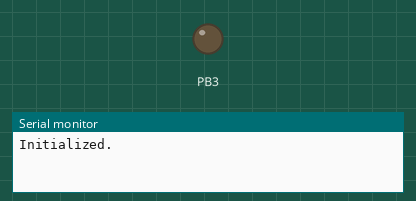
This program was run on a simulated ATmega8, built with avr-gcc and emulated at 1 MHz. Parts: output pins drawn as LEDs (lit = HIGH), the last lines printed to the serial monitor.

Above: at 0.05 s.
At 1.6 s:
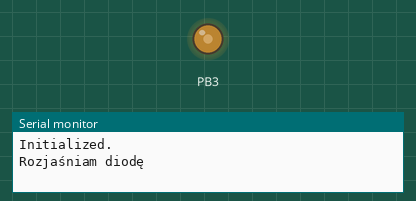
At 2.55 s:
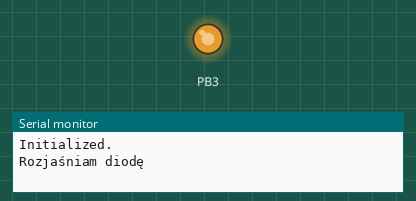
At 5.1 s:
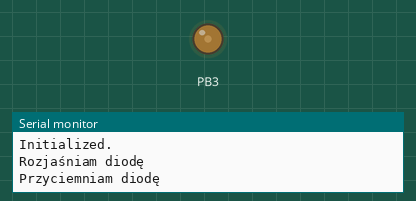
Timing chart, 0 to 6.7 s (numbered marks = the images above):
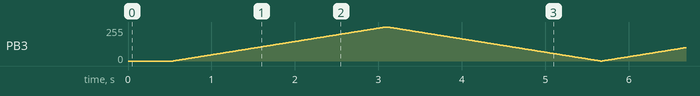

The program:

main.c
```c
#include <avr/io.h>
#include <avr/interrupt.h>
#include <util/delay.h>

void serial_putc(uint8_t byte)
{
	while (!(UCSRA & _BV(UDRE))) {}
	UDR = byte;
}
void serial_puts(const char *str)
{
	while (*str != '\0')
		serial_putc(*(str++));
}
void serial_println(const char *str)
{
	serial_puts(str);
	serial_puts("\n\r");
}

char buffer [100];

int main()
{
	//INIT

	// Config output
	DDRB |= _BV(PB3);  // output diody na PB3 (bo OC2)

	// Enable UART
	UBRRL = 12; // set oscilator frequency to 9600bps
	UCSRA |= _BV(U2X); // same ^^
	UCSRB = (1 << RXEN) | ( 1 << TXEN); //reciver Enable, transmiter Enable

	// Timer 2
	TCCR2 |= _BV(WGM21) | _BV(WGM20);           // PWM
	TCCR2 |= _BV(COM21);                        // set on CM reset on BOT
	TCCR2 |= _BV(CS20);         				// No prescaling

	serial_println("Initialized.");

	OCR2 = 0;
	_delay_ms(500);
	while (1)
	{
		serial_println("Rozjaśniam diodę");
		for (OCR2 = 0; OCR2 < 255; OCR2++)
		{
			_delay_ms(10);
		}
		serial_println("Przyciemniam diodę");
		for (OCR2 = 255; OCR2 > 0; OCR2--)
		{
			_delay_ms(10);
		}
	}

}
```
